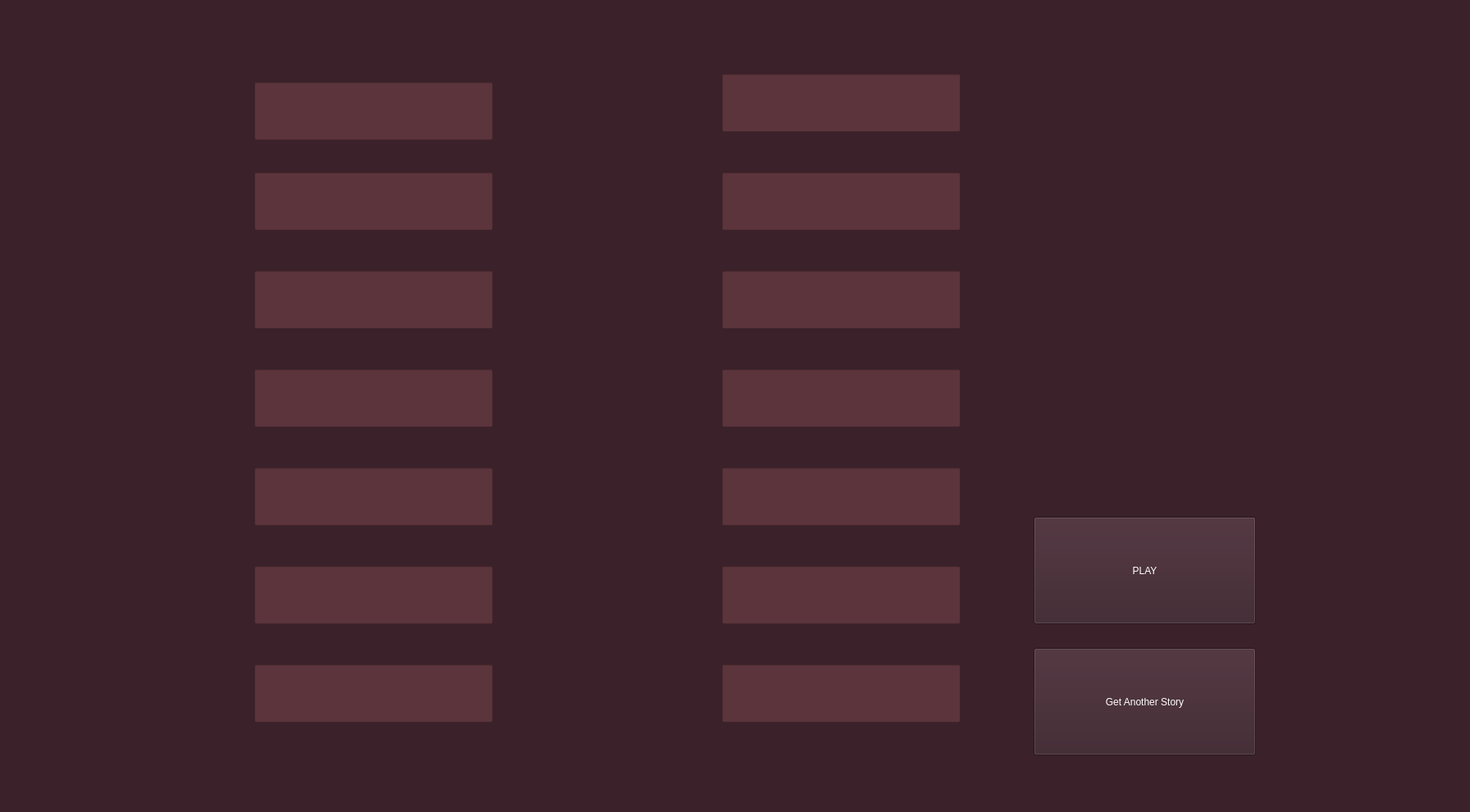
<?xml version="1.0" encoding="UTF-8"?>
<ui version="4.0">
 <class>MainWindow</class>
 <widget class="QMainWindow" name="MainWindow">
  <property name="geometry">
   <rect>
    <x>0</x>
    <y>0</y>
    <width>1792</width>
    <height>990</height>
   </rect>
  </property>
  <property name="windowTitle">
   <string>MainWindow</string>
  </property>
  <property name="styleSheet">
   <string notr="true">background-color: rgb(58, 33, 42);
color: rgb(255, 255, 255);</string>
  </property>
  <widget class="QWidget" name="centralwidget">
   <widget class="QLineEdit" name="submission_1">
    <property name="geometry">
     <rect>
      <x>310</x>
      <y>100</y>
      <width>291</width>
      <height>71</height>
     </rect>
    </property>
    <property name="styleSheet">
     <string notr="true">background-color: rgb(92, 52, 60);
font: 24pt &quot;Avenir Next Condensed&quot;;
</string>
    </property>
    <property name="text">
     <string/>
    </property>
   </widget>
   <widget class="QLabel" name="typeOfWord_1">
    <property name="geometry">
     <rect>
      <x>70</x>
      <y>90</y>
      <width>221</width>
      <height>61</height>
     </rect>
    </property>
    <property name="styleSheet">
     <string notr="true">font: 35pt &quot;Avenir Next Condensed&quot;;
color: rgb(255, 255, 255);</string>
    </property>
    <property name="text">
     <string/>
    </property>
   </widget>
   <widget class="QLineEdit" name="submission_2">
    <property name="geometry">
     <rect>
      <x>310</x>
      <y>210</y>
      <width>291</width>
      <height>71</height>
     </rect>
    </property>
    <property name="styleSheet">
     <string notr="true">background-color: rgb(92, 52, 60);
font: 24pt &quot;Avenir Next Condensed&quot;;
</string>
    </property>
    <property name="text">
     <string/>
    </property>
    <property name="frame">
     <bool>true</bool>
    </property>
   </widget>
   <widget class="QLabel" name="typeOfWord_2">
    <property name="geometry">
     <rect>
      <x>70</x>
      <y>210</y>
      <width>221</width>
      <height>61</height>
     </rect>
    </property>
    <property name="styleSheet">
     <string notr="true">font: 35pt &quot;Avenir Next Condensed&quot;;
color: rgb(255, 255, 255);</string>
    </property>
    <property name="text">
     <string/>
    </property>
   </widget>
   <widget class="QLineEdit" name="submission_3">
    <property name="geometry">
     <rect>
      <x>310</x>
      <y>330</y>
      <width>291</width>
      <height>71</height>
     </rect>
    </property>
    <property name="styleSheet">
     <string notr="true">background-color: rgb(92, 52, 60);
font: 24pt &quot;Avenir Next Condensed&quot;;
border-color: rgb(255, 255, 255);</string>
    </property>
    <property name="text">
     <string/>
    </property>
   </widget>
   <widget class="QLabel" name="typeOfWord_3">
    <property name="geometry">
     <rect>
      <x>70</x>
      <y>330</y>
      <width>221</width>
      <height>61</height>
     </rect>
    </property>
    <property name="styleSheet">
     <string notr="true">font: 35pt &quot;Avenir Next Condensed&quot;;
color: rgb(255, 255, 255);</string>
    </property>
    <property name="text">
     <string/>
    </property>
   </widget>
   <widget class="QLineEdit" name="submission_4">
    <property name="geometry">
     <rect>
      <x>310</x>
      <y>450</y>
      <width>291</width>
      <height>71</height>
     </rect>
    </property>
    <property name="styleSheet">
     <string notr="true">background-color: rgb(92, 52, 60);
font: 24pt &quot;Avenir Next Condensed&quot;;
border-color: rgb(255, 255, 255);</string>
    </property>
    <property name="text">
     <string/>
    </property>
   </widget>
   <widget class="QLabel" name="typeOfWord_4">
    <property name="geometry">
     <rect>
      <x>70</x>
      <y>450</y>
      <width>221</width>
      <height>61</height>
     </rect>
    </property>
    <property name="styleSheet">
     <string notr="true">font: 35pt &quot;Avenir Next Condensed&quot;;
color: rgb(255, 255, 255);</string>
    </property>
    <property name="text">
     <string/>
    </property>
   </widget>
   <widget class="QLineEdit" name="submission_5">
    <property name="geometry">
     <rect>
      <x>310</x>
      <y>570</y>
      <width>291</width>
      <height>71</height>
     </rect>
    </property>
    <property name="styleSheet">
     <string notr="true">background-color: rgb(92, 52, 60);
font: 24pt &quot;Avenir Next Condensed&quot;;
</string>
    </property>
    <property name="text">
     <string/>
    </property>
   </widget>
   <widget class="QLabel" name="typeOfWord_5">
    <property name="geometry">
     <rect>
      <x>70</x>
      <y>570</y>
      <width>221</width>
      <height>61</height>
     </rect>
    </property>
    <property name="styleSheet">
     <string notr="true">font: 35pt &quot;Avenir Next Condensed&quot;;
color: rgb(255, 255, 255);</string>
    </property>
    <property name="text">
     <string/>
    </property>
   </widget>
   <widget class="QLineEdit" name="submission_6">
    <property name="geometry">
     <rect>
      <x>310</x>
      <y>690</y>
      <width>291</width>
      <height>71</height>
     </rect>
    </property>
    <property name="styleSheet">
     <string notr="true">background-color: rgb(92, 52, 60);
font: 24pt &quot;Avenir Next Condensed&quot;;
</string>
    </property>
    <property name="text">
     <string/>
    </property>
   </widget>
   <widget class="QLabel" name="typeOfWord_6">
    <property name="geometry">
     <rect>
      <x>70</x>
      <y>690</y>
      <width>221</width>
      <height>61</height>
     </rect>
    </property>
    <property name="styleSheet">
     <string notr="true">font: 35pt &quot;Avenir Next Condensed&quot;;
color: rgb(255, 255, 255);</string>
    </property>
    <property name="text">
     <string/>
    </property>
   </widget>
   <widget class="QLineEdit" name="submission_7">
    <property name="geometry">
     <rect>
      <x>310</x>
      <y>810</y>
      <width>291</width>
      <height>71</height>
     </rect>
    </property>
    <property name="styleSheet">
     <string notr="true">background-color: rgb(92, 52, 60);
font: 24pt &quot;Avenir Next Condensed&quot;;
</string>
    </property>
    <property name="text">
     <string/>
    </property>
   </widget>
   <widget class="QLabel" name="typeOfWord_7">
    <property name="geometry">
     <rect>
      <x>70</x>
      <y>810</y>
      <width>221</width>
      <height>61</height>
     </rect>
    </property>
    <property name="styleSheet">
     <string notr="true">font: 35pt &quot;Avenir Next Condensed&quot;;
color: rgb(255, 255, 255);</string>
    </property>
    <property name="text">
     <string/>
    </property>
   </widget>
   <widget class="QLineEdit" name="submission_8">
    <property name="geometry">
     <rect>
      <x>880</x>
      <y>90</y>
      <width>291</width>
      <height>71</height>
     </rect>
    </property>
    <property name="styleSheet">
     <string notr="true">background-color: rgb(92, 52, 60);
font: 24pt &quot;Avenir Next Condensed&quot;;
</string>
    </property>
    <property name="text">
     <string/>
    </property>
   </widget>
   <widget class="QLabel" name="typeOfWord_8">
    <property name="geometry">
     <rect>
      <x>640</x>
      <y>90</y>
      <width>221</width>
      <height>61</height>
     </rect>
    </property>
    <property name="styleSheet">
     <string notr="true">font: 35pt &quot;Avenir Next Condensed&quot;;
color: rgb(255, 255, 255);</string>
    </property>
    <property name="text">
     <string/>
    </property>
   </widget>
   <widget class="QLineEdit" name="submission_9">
    <property name="geometry">
     <rect>
      <x>880</x>
      <y>210</y>
      <width>291</width>
      <height>71</height>
     </rect>
    </property>
    <property name="styleSheet">
     <string notr="true">background-color: rgb(92, 52, 60);
font: 24pt &quot;Avenir Next Condensed&quot;;
</string>
    </property>
    <property name="text">
     <string/>
    </property>
   </widget>
   <widget class="QLabel" name="typeOfWord_9">
    <property name="geometry">
     <rect>
      <x>640</x>
      <y>210</y>
      <width>221</width>
      <height>61</height>
     </rect>
    </property>
    <property name="styleSheet">
     <string notr="true">font: 35pt &quot;Avenir Next Condensed&quot;;
color: rgb(255, 255, 255);</string>
    </property>
    <property name="text">
     <string/>
    </property>
   </widget>
   <widget class="QLineEdit" name="submission_10">
    <property name="geometry">
     <rect>
      <x>880</x>
      <y>330</y>
      <width>291</width>
      <height>71</height>
     </rect>
    </property>
    <property name="styleSheet">
     <string notr="true">background-color: rgb(92, 52, 60);
font: 24pt &quot;Avenir Next Condensed&quot;;
</string>
    </property>
    <property name="text">
     <string/>
    </property>
   </widget>
   <widget class="QLabel" name="typeOfWord_10">
    <property name="geometry">
     <rect>
      <x>640</x>
      <y>330</y>
      <width>221</width>
      <height>61</height>
     </rect>
    </property>
    <property name="styleSheet">
     <string notr="true">font: 35pt &quot;Avenir Next Condensed&quot;;
color: rgb(255, 255, 255);</string>
    </property>
    <property name="text">
     <string/>
    </property>
   </widget>
   <widget class="QLineEdit" name="submission_11">
    <property name="geometry">
     <rect>
      <x>880</x>
      <y>450</y>
      <width>291</width>
      <height>71</height>
     </rect>
    </property>
    <property name="styleSheet">
     <string notr="true">background-color: rgb(92, 52, 60);
font: 24pt &quot;Avenir Next Condensed&quot;;
</string>
    </property>
    <property name="text">
     <string/>
    </property>
   </widget>
   <widget class="QLabel" name="typeOfWord_11">
    <property name="geometry">
     <rect>
      <x>640</x>
      <y>450</y>
      <width>221</width>
      <height>61</height>
     </rect>
    </property>
    <property name="styleSheet">
     <string notr="true">font: 35pt &quot;Avenir Next Condensed&quot;;
color: rgb(255, 255, 255);</string>
    </property>
    <property name="text">
     <string/>
    </property>
   </widget>
   <widget class="QLineEdit" name="submission_12">
    <property name="geometry">
     <rect>
      <x>880</x>
      <y>570</y>
      <width>291</width>
      <height>71</height>
     </rect>
    </property>
    <property name="styleSheet">
     <string notr="true">background-color: rgb(92, 52, 60);
font: 24pt &quot;Avenir Next Condensed&quot;;
</string>
    </property>
    <property name="text">
     <string/>
    </property>
   </widget>
   <widget class="QLabel" name="typeOfWord_12">
    <property name="geometry">
     <rect>
      <x>640</x>
      <y>570</y>
      <width>221</width>
      <height>61</height>
     </rect>
    </property>
    <property name="styleSheet">
     <string notr="true">font: 35pt &quot;Avenir Next Condensed&quot;;
color: rgb(255, 255, 255);</string>
    </property>
    <property name="text">
     <string/>
    </property>
   </widget>
   <widget class="QLineEdit" name="submission_13">
    <property name="geometry">
     <rect>
      <x>880</x>
      <y>690</y>
      <width>291</width>
      <height>71</height>
     </rect>
    </property>
    <property name="styleSheet">
     <string notr="true">background-color: rgb(92, 52, 60);
font: 24pt &quot;Avenir Next Condensed&quot;;
</string>
    </property>
    <property name="text">
     <string/>
    </property>
   </widget>
   <widget class="QLabel" name="typeOfWord_13">
    <property name="geometry">
     <rect>
      <x>640</x>
      <y>690</y>
      <width>221</width>
      <height>61</height>
     </rect>
    </property>
    <property name="styleSheet">
     <string notr="true">font: 35pt &quot;Avenir Next Condensed&quot;;
color: rgb(255, 255, 255);</string>
    </property>
    <property name="text">
     <string/>
    </property>
   </widget>
   <widget class="QLineEdit" name="submission_14">
    <property name="geometry">
     <rect>
      <x>880</x>
      <y>810</y>
      <width>291</width>
      <height>71</height>
     </rect>
    </property>
    <property name="styleSheet">
     <string notr="true">background-color: rgb(92, 52, 60);
font: 24pt &quot;Avenir Next Condensed&quot;;
</string>
    </property>
    <property name="text">
     <string/>
    </property>
   </widget>
   <widget class="QLabel" name="typeOfWord_14">
    <property name="geometry">
     <rect>
      <x>640</x>
      <y>810</y>
      <width>221</width>
      <height>61</height>
     </rect>
    </property>
    <property name="styleSheet">
     <string notr="true">font: 35pt &quot;Avenir Next Condensed&quot;;
color: rgb(255, 255, 255);</string>
    </property>
    <property name="text">
     <string/>
    </property>
   </widget>
   <widget class="QPushButton" name="playStory">
    <property name="geometry">
     <rect>
      <x>1260</x>
      <y>630</y>
      <width>271</width>
      <height>131</height>
     </rect>
    </property>
    <property name="styleSheet">
     <string notr="true">font: 60pt &quot;Avenir Next Condensed&quot;;</string>
    </property>
    <property name="text">
     <string>PLAY</string>
    </property>
   </widget>
   <widget class="QPushButton" name="anotherOne">
    <property name="geometry">
     <rect>
      <x>1260</x>
      <y>790</y>
      <width>271</width>
      <height>131</height>
     </rect>
    </property>
    <property name="styleSheet">
     <string notr="true">font: 34pt &quot;Avenir Next Condensed&quot;;</string>
    </property>
    <property name="text">
     <string>Get Another Story</string>
    </property>
   </widget>
   <widget class="QLineEdit" name="submission_15">
    <property name="geometry">
     <rect>
      <x>2050</x>
      <y>150</y>
      <width>291</width>
      <height>71</height>
     </rect>
    </property>
    <property name="styleSheet">
     <string notr="true">background-color: rgb(92, 52, 60);
font: 24pt &quot;Avenir Next Condensed&quot;;
</string>
    </property>
    <property name="text">
     <string/>
    </property>
   </widget>
   <widget class="QLabel" name="typeOfWord_15">
    <property name="geometry">
     <rect>
      <x>1810</x>
      <y>140</y>
      <width>221</width>
      <height>61</height>
     </rect>
    </property>
    <property name="styleSheet">
     <string notr="true">font: 35pt &quot;Avenir Next Condensed&quot;;
color: rgb(255, 255, 255);</string>
    </property>
    <property name="text">
     <string/>
    </property>
   </widget>
   <widget class="QLineEdit" name="submission_16">
    <property name="geometry">
     <rect>
      <x>2050</x>
      <y>150</y>
      <width>291</width>
      <height>71</height>
     </rect>
    </property>
    <property name="styleSheet">
     <string notr="true">background-color: rgb(92, 52, 60);
font: 24pt &quot;Avenir Next Condensed&quot;;
</string>
    </property>
    <property name="text">
     <string/>
    </property>
   </widget>
   <widget class="QLabel" name="typeOfWord_16">
    <property name="geometry">
     <rect>
      <x>1810</x>
      <y>140</y>
      <width>221</width>
      <height>61</height>
     </rect>
    </property>
    <property name="styleSheet">
     <string notr="true">font: 35pt &quot;Avenir Next Condensed&quot;;
color: rgb(255, 255, 255);</string>
    </property>
    <property name="text">
     <string/>
    </property>
   </widget>
   <widget class="QLineEdit" name="submission_17">
    <property name="geometry">
     <rect>
      <x>2050</x>
      <y>150</y>
      <width>291</width>
      <height>71</height>
     </rect>
    </property>
    <property name="styleSheet">
     <string notr="true">background-color: rgb(92, 52, 60);
font: 24pt &quot;Avenir Next Condensed&quot;;
</string>
    </property>
    <property name="text">
     <string/>
    </property>
   </widget>
   <widget class="QLabel" name="typeOfWord_17">
    <property name="geometry">
     <rect>
      <x>1810</x>
      <y>140</y>
      <width>221</width>
      <height>61</height>
     </rect>
    </property>
    <property name="styleSheet">
     <string notr="true">font: 35pt &quot;Avenir Next Condensed&quot;;
color: rgb(255, 255, 255);</string>
    </property>
    <property name="text">
     <string/>
    </property>
   </widget>
   <widget class="QLineEdit" name="submission_18">
    <property name="geometry">
     <rect>
      <x>2050</x>
      <y>150</y>
      <width>291</width>
      <height>71</height>
     </rect>
    </property>
    <property name="styleSheet">
     <string notr="true">background-color: rgb(92, 52, 60);
font: 24pt &quot;Avenir Next Condensed&quot;;
</string>
    </property>
    <property name="text">
     <string/>
    </property>
   </widget>
   <widget class="QLabel" name="typeOfWord_18">
    <property name="geometry">
     <rect>
      <x>1810</x>
      <y>140</y>
      <width>221</width>
      <height>61</height>
     </rect>
    </property>
    <property name="styleSheet">
     <string notr="true">font: 35pt &quot;Avenir Next Condensed&quot;;
color: rgb(255, 255, 255);</string>
    </property>
    <property name="text">
     <string/>
    </property>
   </widget>
   <widget class="QLineEdit" name="submission_19">
    <property name="geometry">
     <rect>
      <x>2050</x>
      <y>150</y>
      <width>291</width>
      <height>71</height>
     </rect>
    </property>
    <property name="styleSheet">
     <string notr="true">background-color: rgb(92, 52, 60);
font: 24pt &quot;Avenir Next Condensed&quot;;
</string>
    </property>
    <property name="text">
     <string/>
    </property>
   </widget>
   <widget class="QLabel" name="typeOfWord_19">
    <property name="geometry">
     <rect>
      <x>1810</x>
      <y>140</y>
      <width>221</width>
      <height>61</height>
     </rect>
    </property>
    <property name="styleSheet">
     <string notr="true">font: 35pt &quot;Avenir Next Condensed&quot;;
color: rgb(255, 255, 255);</string>
    </property>
    <property name="text">
     <string/>
    </property>
   </widget>
   <widget class="QLineEdit" name="submission_20">
    <property name="geometry">
     <rect>
      <x>2050</x>
      <y>150</y>
      <width>291</width>
      <height>71</height>
     </rect>
    </property>
    <property name="styleSheet">
     <string notr="true">background-color: rgb(92, 52, 60);
font: 24pt &quot;Avenir Next Condensed&quot;;
</string>
    </property>
    <property name="text">
     <string/>
    </property>
   </widget>
   <widget class="QLabel" name="typeOfWord_20">
    <property name="geometry">
     <rect>
      <x>1810</x>
      <y>140</y>
      <width>221</width>
      <height>61</height>
     </rect>
    </property>
    <property name="styleSheet">
     <string notr="true">font: 35pt &quot;Avenir Next Condensed&quot;;
color: rgb(255, 255, 255);</string>
    </property>
    <property name="text">
     <string/>
    </property>
   </widget>
   <widget class="QLineEdit" name="submission_21">
    <property name="geometry">
     <rect>
      <x>2050</x>
      <y>150</y>
      <width>291</width>
      <height>71</height>
     </rect>
    </property>
    <property name="styleSheet">
     <string notr="true">background-color: rgb(92, 52, 60);
font: 24pt &quot;Avenir Next Condensed&quot;;
</string>
    </property>
    <property name="text">
     <string/>
    </property>
   </widget>
   <widget class="QLabel" name="typeOfWord_21">
    <property name="geometry">
     <rect>
      <x>1810</x>
      <y>140</y>
      <width>221</width>
      <height>61</height>
     </rect>
    </property>
    <property name="styleSheet">
     <string notr="true">font: 35pt &quot;Avenir Next Condensed&quot;;
color: rgb(255, 255, 255);</string>
    </property>
    <property name="text">
     <string/>
    </property>
   </widget>
   <widget class="QLineEdit" name="submission_22">
    <property name="geometry">
     <rect>
      <x>2050</x>
      <y>150</y>
      <width>291</width>
      <height>71</height>
     </rect>
    </property>
    <property name="styleSheet">
     <string notr="true">background-color: rgb(92, 52, 60);
font: 24pt &quot;Avenir Next Condensed&quot;;
</string>
    </property>
    <property name="text">
     <string/>
    </property>
   </widget>
   <widget class="QLabel" name="typeOfWord_22">
    <property name="geometry">
     <rect>
      <x>1810</x>
      <y>140</y>
      <width>221</width>
      <height>61</height>
     </rect>
    </property>
    <property name="styleSheet">
     <string notr="true">font: 35pt &quot;Avenir Next Condensed&quot;;
color: rgb(255, 255, 255);</string>
    </property>
    <property name="text">
     <string/>
    </property>
   </widget>
  </widget>
  <widget class="QMenuBar" name="menubar">
   <property name="geometry">
    <rect>
     <x>0</x>
     <y>0</y>
     <width>1792</width>
     <height>24</height>
    </rect>
   </property>
  </widget>
  <widget class="QStatusBar" name="statusbar"/>
 </widget>
 <resources/>
 <connections/>
</ui>
